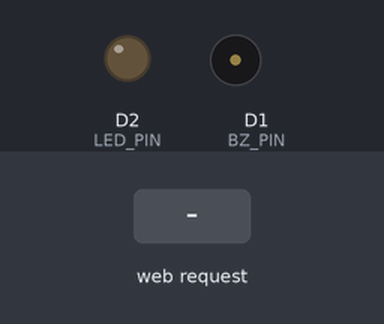
The sketch below on a simulated ESP8266 (NodeMCU). On the bench: output pins drawn as LEDs (lit = HIGH), buzzer (waves = sounding). Dashed ring = blinking. Inputs (shaded band) come from the test bench. WiFi joins after 1.5 s; servers stay silent unless stated; what the sketch prints to the serial monitor is not drawn.

Above: at 2.7 s.
2.8 s: HTTP request GET /BuzzerOn received
At 2.95 s:
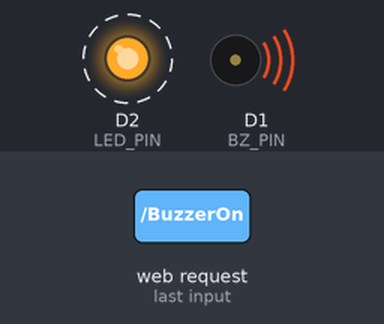
5.8 s: HTTP request GET /BuzzerOff received
At 6.6 s:
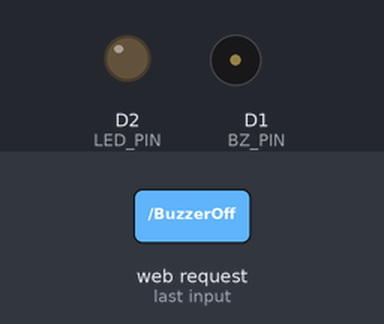
Timing chart, 0 to 8.8 s (numbered marks = the images above; inputs shaded):
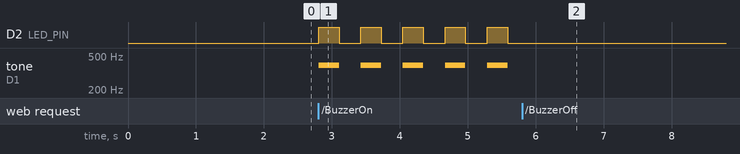

The sketch:

04-1-1_SmartBuzzerWithWeb.ino.ino
```cpp
/* 웹을 이용한 스마트 부저
 * NodeMCU를 서버로 구성하고, 웹브라우저로 부저/LED를 On/Off
 * 작성일 : 2023.02.15, 수정 : 김형래
 */

#include <ESP8266WiFi.h> //라이브러리 추가
#define BZ_PIN D1 //부저 핀번호 지정 --> D1 (gpio5)
#define LED_PIN D2 //LED 핀번호 --> D2 (gpio4)

//연결할 네트워크 정보
const char* ssid = "khr";
const char* password = "12345678";

WiFiServer server(80); //서버 모듈(객체) 생성

//부저의 상태값
int buzzerState = LOW;

void setup() {
  Serial.begin(115200); //시리얼모니터 초기화
  delay(10);

  pinMode(BZ_PIN, OUTPUT); //부저 핀모드 설정
  pinMode(LED_PIN, OUTPUT); //LED 핀모드 설정
  digitalWrite(BZ_PIN, LOW);

  // 연결할 네트워크 정보 출력
  Serial.println();
  Serial.print("Connecting to ");
  Serial.println(ssid);

  // WiFi 네트워크에 연결
  WiFi.begin(ssid, password);

  //WiFi 네트워크에 연결되면 "연결되었다"는 정보 출력
  while (WiFi.status() != WL_CONNECTED) {
    delay(500);
    Serial.print(".");
  }
  Serial.println("");
  Serial.println("WiFi connected");

  // 서버 동작 시작
  server.begin();
  Serial.println("Server started");

  // 서버의 IP 주소 출력 --> 클라이언트에서 접속할 때 사용
  Serial.print("Use this URL to connect: ");
  Serial.print("http://");
  Serial.print(WiFi.localIP());
  Serial.println("/");
}

void loop() {
  //부저/LED 동작
  if(buzzerState) {
    //0.5초 동안 삐("솔" 음계) 소리를 내고 LED를 켬
    tone(BZ_PIN, 392, 500);
    digitalWrite(LED_PIN, HIGH);
    delay(300);
    //0.5초 동안 부저를 멈추고 LED를 끔
    noTone(BZ_PIN);
    digitalWrite(LED_PIN, LOW);
    delay(300);
  } else {
    //부저 멈춤, LED 끔
    noTone(BZ_PIN);
    digitalWrite(LED_PIN, LOW);
  }

  // 클라이언트의 접속 여부 확인
  WiFiClient client = server.available();
  if (!client) {
    delay(20);
    return;
  }

  // 클라이언트가 데이터를 보낼 때까지 기다림
  Serial.println("new client");
  while(!client.available()){
    delay(1);
  }

  // 클라이언트가 보낸 응답의 첫번째 줄을 읽고, 시리얼 모니터로 출력
  String request = client.readStringUntil('\r');
  Serial.println(request);
  client.flush();

  // 입력값 인식
  if (request.indexOf("/BuzzerOn") != -1) {
    //Serial.println("ringing");
    buzzerState = HIGH; //부저가 울리고 있음
  }
  if (request.indexOf("/BuzzerOff") != -1) {
    //Serial.println("stop");
    buzzerState = LOW; //부저가 멈춤
  }

  // HTML 헤더 --> 클라이언트로 보내는 웹 페이지 정보
  // --> 이를 이용하여 클라이언트에서 응답을 줄 수 있음
  client.println("HTTP/1.1 200 OK");
  client.println("Content-Type: text/html");
  client.println(""); // 이 줄이 꼭 필요함을 잊지 말 것
  client.println("<!DOCTYPE HTML>");
  client.println("<html>");

  //클라이언트가 선택할 수 있는 버튼 배치
  client.println("<br><br>");
  //토글버튼이므로 현재의 릴레이 상태에 따라 표시값이 다름
  client.print("Buzzer is ");
  if(buzzerState) {
    client.println("ringing!");
    client.println("<a href=\"/BuzzerOff\"><button>Stop </button></a>");
  } else {
    client.println("stop!");
    client.println("<a href=\"/BuzzerOn\"><button>Start </button></a>");
  }
  client.println("</html>");

  delay(1);
  Serial.println("Client disconnected");
  Serial.println("");
}
```

Measured:
- after the input at 2.8 s, D2 (LED_PIN): alternates HIGH for 0.30 s and LOW for 0.32 s, starting at once; tone on D1 (BZ_PIN): alternates 392 Hz for 0.30 s and silent for 0.32 s, starting at once
- after the input at 5.8 s, D2 (LED_PIN): stops changing and stays LOW; tone on D1 (BZ_PIN): stops changing and stays silent
